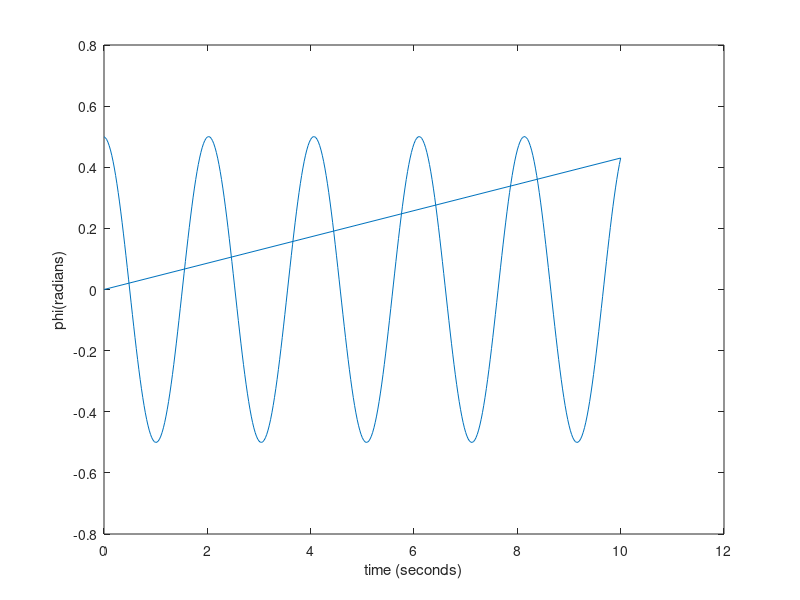
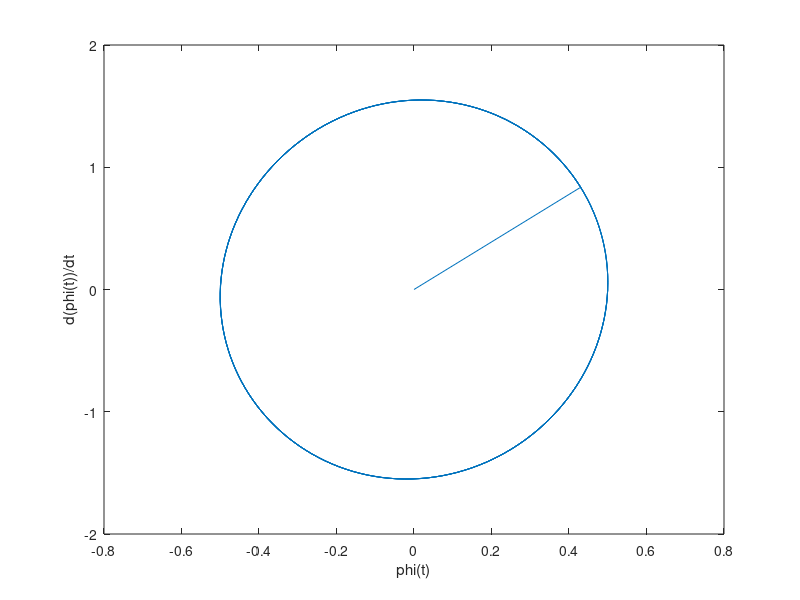

These charts were generated, in order, by the following MATLAB code:
% Exercise 7.1 
%
% author: Dominik Wirsig (2020067), Ravishankar Selvaraj(2036915)
%
% Pendulum

clear;
%
% a)
%
le = 1; % length l =1.0m
phi0 = 0.5; % initial displacement
g = 9.81; % gravitational acceleration
maxstep = 10000;
tau = 0.025;

x = zeros(maxstep, 1);
y = zeros(maxstep, 1);
t = zeros(maxstep, 1);
x(1) = 0;
y(1) = phi0;

% Euler method
for step=1:maxstep-1
    x(step + 1) = x(step) - tau * (g / le) * sin(y(step));
    y(step + 1) = y(step) + tau * x(step + 1);
    t(step + 1) = t(step) + tau;
    if t(step + 1) > 10 % from t = 0 to t = 10s
        break;
    end
    
end

% plot of phi(t)
figure(1);
plot(t, y);
xlabel('time (seconds)');
ylabel('phi(radians)');
% the period of oscillation is 2 seconds

% phase-space plot
figure(2);
plot(y, x);
xlabel('phi(t)');
ylabel('d(phi(t))/dt');
